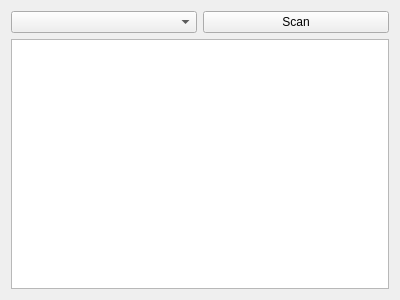
<?xml version="1.0" encoding="UTF-8"?>
<ui version="4.0">
 <class>Form</class>
 <widget class="QWidget" name="Form">
  <property name="geometry">
   <rect>
    <x>0</x>
    <y>0</y>
    <width>400</width>
    <height>300</height>
   </rect>
  </property>
  <property name="windowTitle">
   <string>Form</string>
  </property>
  <layout class="QVBoxLayout" name="verticalLayout">
   <item>
    <layout class="QHBoxLayout" name="horizontalLayout">
     <item>
      <widget class="QComboBox" name="cbx_settingsProfile"/>
     </item>
     <item>
      <widget class="QPushButton" name="btn_scan">
       <property name="text">
        <string>Scan</string>
       </property>
      </widget>
     </item>
    </layout>
   </item>
   <item>
    <widget class="QTreeView" name="tree_scanResults"/>
   </item>
  </layout>
 </widget>
 <resources/>
 <connections/>
</ui>
